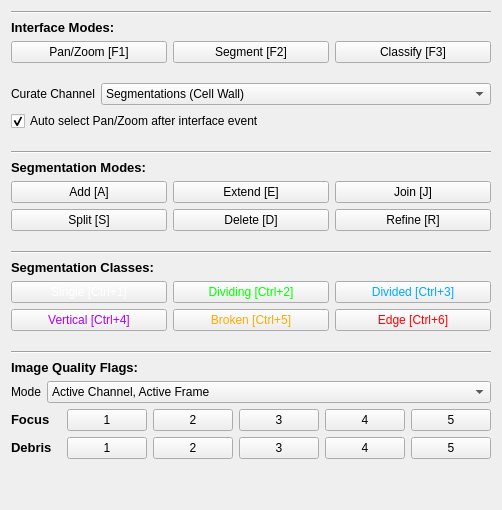
  <widget class="QWidget" name="tab_3">
   <property name="enabled">
    <bool>true</bool>
   </property>
   <attribute name="title">
    <string>Curate</string>
   </attribute>
   <layout class="QVBoxLayout" name="verticalLayout_3">
    <item>
     <widget class="Line" name="line_4">
      <property name="orientation">
       <enum>Qt::Horizontal</enum>
      </property>
     </widget>
    </item>
    <item>
     <widget class="QLabel" name="label_7">
      <property name="font">
       <font>
        <pointsize>10</pointsize>
        <weight>75</weight>
        <bold>true</bold>
       </font>
      </property>
      <property name="text">
       <string>Interface Modes:</string>
      </property>
     </widget>
    </item>
    <item>
     <layout class="QGridLayout" name="gridLayout_3">
      <item row="0" column="0">
       <widget class="QPushButton" name="modify_panzoom">
        <property name="text">
         <string>Pan/Zoom [F1]</string>
        </property>
       </widget>
      </item>
      <item row="0" column="3">
       <widget class="QPushButton" name="modify_classify">
        <property name="text">
         <string>Classify [F3]</string>
        </property>
       </widget>
      </item>
      <item row="0" column="1">
       <widget class="QPushButton" name="modify_segment">
        <property name="text">
         <string>Segment [F2]</string>
        </property>
       </widget>
      </item>
     </layout>
    </item>
    <item>
     <spacer name="verticalSpacer_18">
      <property name="orientation">
       <enum>Qt::Vertical</enum>
      </property>
      <property name="sizeType">
       <enum>QSizePolicy::Minimum</enum>
      </property>
      <property name="sizeHint" stdset="0">
       <size>
        <width>334</width>
        <height>14</height>
       </size>
      </property>
     </spacer>
    </item>
    <item>
     <layout class="QFormLayout" name="formLayout_22">
      <item row="0" column="0">
       <widget class="QLabel" name="label_98">
        <property name="text">
         <string>Curate Channel</string>
        </property>
       </widget>
      </item>
      <item row="0" column="1">
       <widget class="QComboBox" name="modify_channel">
        <item>
         <property name="text">
          <string>Segmentations (Cell Wall)</string>
         </property>
        </item>
        <item>
         <property name="text">
          <string>Nucleoid</string>
         </property>
        </item>
       </widget>
      </item>
     </layout>
    </item>
    <item>
     <widget class="QCheckBox" name="modify_auto_panzoom">
      <property name="text">
       <string>Auto select Pan/Zoom after interface event</string>
      </property>
      <property name="checked">
       <bool>true</bool>
      </property>
     </widget>
    </item>
    <item>
     <spacer name="verticalSpacer_10">
      <property name="orientation">
       <enum>Qt::Vertical</enum>
      </property>
      <property name="sizeType">
       <enum>QSizePolicy::Minimum</enum>
      </property>
      <property name="sizeHint" stdset="0">
       <size>
        <width>334</width>
        <height>14</height>
       </size>
      </property>
     </spacer>
    </item>
    <item>
     <widget class="Line" name="line_18">
      <property name="orientation">
       <enum>Qt::Horizontal</enum>
      </property>
     </widget>
    </item>
    <item>
     <widget class="QLabel" name="label_16">
      <property name="font">
       <font>
        <pointsize>10</pointsize>
        <weight>75</weight>
        <bold>true</bold>
       </font>
      </property>
      <property name="text">
       <string>Segmentation Modes:</string>
      </property>
     </widget>
    </item>
    <item>
     <layout class="QGridLayout" name="gridLayout_4">
      <item row="1" column="2">
       <widget class="QPushButton" name="modify_refine">
        <property name="text">
         <string>Refine [R]</string>
        </property>
       </widget>
      </item>
      <item row="0" column="2">
       <widget class="QPushButton" name="modify_join">
        <property name="text">
         <string>Join [J]</string>
        </property>
       </widget>
      </item>
      <item row="0" column="0">
       <widget class="QPushButton" name="modify_add">
        <property name="text">
         <string>Add [A]</string>
        </property>
       </widget>
      </item>
      <item row="1" column="1">
       <widget class="QPushButton" name="modify_delete">
        <property name="text">
         <string>Delete [D]</string>
        </property>
       </widget>
      </item>
      <item row="1" column="0">
       <widget class="QPushButton" name="modify_split">
        <property name="text">
         <string>Split [S]</string>
        </property>
       </widget>
      </item>
      <item row="0" column="1">
       <widget class="QPushButton" name="modify_extend">
        <property name="text">
         <string>Extend [E]</string>
        </property>
       </widget>
      </item>
     </layout>
    </item>
    <item>
     <spacer name="verticalSpacer_11">
      <property name="orientation">
       <enum>Qt::Vertical</enum>
      </property>
      <property name="sizeType">
       <enum>QSizePolicy::Minimum</enum>
      </property>
      <property name="sizeHint" stdset="0">
       <size>
        <width>334</width>
        <height>14</height>
       </size>
      </property>
     </spacer>
    </item>
    <item>
     <widget class="Line" name="line_19">
      <property name="orientation">
       <enum>Qt::Horizontal</enum>
      </property>
     </widget>
    </item>
    <item>
     <widget class="QLabel" name="label_28">
      <property name="font">
       <font>
        <pointsize>10</pointsize>
        <weight>75</weight>
        <bold>true</bold>
       </font>
      </property>
      <property name="text">
       <string>Segmentation Classes:</string>
      </property>
     </widget>
    </item>
    <item>
     <layout class="QGridLayout" name="gridLayout_5">
      <item row="1" column="2">
       <widget class="QPushButton" name="classify_edge">
        <property name="styleSheet">
         <string notr="true">color: rgb(255, 0, 0);</string>
        </property>
        <property name="text">
         <string>Edge [Ctrl+6]</string>
        </property>
       </widget>
      </item>
      <item row="0" column="2">
       <widget class="QPushButton" name="classify_divided">
        <property name="styleSheet">
         <string notr="true">color: rgb(0, 170, 255);</string>
        </property>
        <property name="text">
         <string>Divided [Ctrl+3]</string>
        </property>
       </widget>
      </item>
      <item row="0" column="1">
       <widget class="QPushButton" name="classify_dividing">
        <property name="styleSheet">
         <string notr="true">
color: rgb(0, 255, 0);</string>
        </property>
        <property name="text">
         <string>Dividing [Ctrl+2]</string>
        </property>
       </widget>
      </item>
      <item row="1" column="0">
       <widget class="QPushButton" name="classify_vertical">
        <property name="styleSheet">
         <string notr="true">color:rgb(170, 0, 255)</string>
        </property>
        <property name="text">
         <string>Vertical [Ctrl+4]</string>
        </property>
       </widget>
      </item>
      <item row="1" column="1">
       <widget class="QPushButton" name="classify_broken">
        <property name="styleSheet">
         <string notr="true">color: rgb(255, 170, 0);</string>
        </property>
        <property name="text">
         <string>Broken [Ctrl+5]</string>
        </property>
       </widget>
      </item>
      <item row="0" column="0">
       <widget class="QPushButton" name="classify_single">
        <property name="styleSheet">
         <string notr="true">color: rgb(255, 255, 255);</string>
        </property>
        <property name="text">
         <string>Single [Ctrl+1]</string>
        </property>
       </widget>
      </item>
     </layout>
    </item>
    <item>
     <spacer name="verticalSpacer_40">
      <property name="orientation">
       <enum>Qt::Vertical</enum>
      </property>
      <property name="sizeType">
       <enum>QSizePolicy::Minimum</enum>
      </property>
      <property name="sizeHint" stdset="0">
       <size>
        <width>334</width>
        <height>14</height>
       </size>
      </property>
     </spacer>
    </item>
    <item>
     <widget class="Line" name="line_21">
      <property name="orientation">
       <enum>Qt::Horizontal</enum>
      </property>
     </widget>
    </item>
    <item>
     <widget class="QLabel" name="label_14">
      <property name="font">
       <font>
        <pointsize>10</pointsize>
        <weight>75</weight>
        <bold>true</bold>
       </font>
      </property>
      <property name="text">
       <string>Image Quality Flags:</string>
      </property>
     </widget>
    </item>
    <item>
     <layout class="QFormLayout" name="formLayout_17">
      <item row="0" column="0">
       <widget class="QLabel" name="label_18">
        <property name="text">
         <string>Mode</string>
        </property>
       </widget>
      </item>
      <item row="0" column="1">
       <widget class="QComboBox" name="set_quality_mode">
        <item>
         <property name="text">
          <string>Active Channel, Active Frame</string>
         </property>
        </item>
        <item>
         <property name="text">
          <string>All Channels, Active Frame</string>
         </property>
        </item>
        <item>
         <property name="text">
          <string>Active Channel, All Frames</string>
         </property>
        </item>
        <item>
         <property name="text">
          <string>All Channels, All Frames</string>
         </property>
        </item>
       </widget>
      </item>
     </layout>
    </item>
    <item>
     <layout class="QGridLayout" name="gridLayout_21">
      <item row="0" column="0">
       <widget class="QLabel" name="label_34">
        <property name="sizePolicy">
         <sizepolicy hsizetype="Preferred" vsizetype="Maximum">
          <horstretch>0</horstretch>
          <verstretch>0</verstretch>
         </sizepolicy>
        </property>
        <property name="minimumSize">
         <size>
          <width>50</width>
          <height>0</height>
         </size>
        </property>
        <property name="font">
         <font>
          <pointsize>10</pointsize>
          <weight>75</weight>
          <bold>true</bold>
         </font>
        </property>
        <property name="text">
         <string>Focus</string>
        </property>
       </widget>
      </item>
      <item row="0" column="2">
       <widget class="QPushButton" name="set_focus_2">
        <property name="text">
         <string>2</string>
        </property>
       </widget>
      </item>
      <item row="0" column="3">
       <widget class="QPushButton" name="set_focus_3">
        <property name="text">
         <string>3</string>
        </property>
       </widget>
      </item>
      <item row="0" column="1">
       <widget class="QPushButton" name="set_focus_1">
        <property name="text">
         <string>1</string>
        </property>
       </widget>
      </item>
      <item row="0" column="4">
       <widget class="QPushButton" name="set_focus_4">
        <property name="text">
         <string>4</string>
        </property>
       </widget>
      </item>
      <item row="0" column="5">
       <widget class="QPushButton" name="set_focus_5">
        <property name="text">
         <string>5</string>
        </property>
       </widget>
      </item>
     </layout>
    </item>
    <item>
     <layout class="QGridLayout" name="gridLayout_22">
      <item row="0" column="2">
       <widget class="QPushButton" name="set_debris_2">
        <property name="text">
         <string>2</string>
        </property>
       </widget>
      </item>
      <item row="0" column="3">
       <widget class="QPushButton" name="set_debris_3">
        <property name="text">
         <string>3</string>
        </property>
       </widget>
      </item>
      <item row="0" column="0">
       <widget class="QLabel" name="label_39">
        <property name="sizePolicy">
         <sizepolicy hsizetype="Preferred" vsizetype="Maximum">
          <horstretch>0</horstretch>
          <verstretch>0</verstretch>
         </sizepolicy>
        </property>
        <property name="minimumSize">
         <size>
          <width>50</width>
          <height>0</height>
         </size>
        </property>
        <property name="font">
         <font>
          <pointsize>10</pointsize>
          <weight>75</weight>
          <bold>true</bold>
         </font>
        </property>
        <property name="text">
         <string>Debris</string>
        </property>
       </widget>
      </item>
      <item row="0" column="1">
       <widget class="QPushButton" name="set_debris_1">
        <property name="text">
         <string>1</string>
        </property>
       </widget>
      </item>
      <item row="0" column="4">
       <widget class="QPushButton" name="set_debris_4">
        <property name="text">
         <string>4</string>
        </property>
       </widget>
      </item>
      <item row="0" column="5">
       <widget class="QPushButton" name="set_debris_5">
        <property name="text">
         <string>5</string>
        </property>
       </widget>
      </item>
     </layout>
    </item>
    <item>
     <spacer name="verticalSpacer_3">
      <property name="orientation">
       <enum>Qt::Vertical</enum>
      </property>
      <property name="sizeHint" stdset="0">
       <size>
        <width>20</width>
        <height>40</height>
       </size>
      </property>
     </spacer>
    </item>
   </layout>
  </widget>
